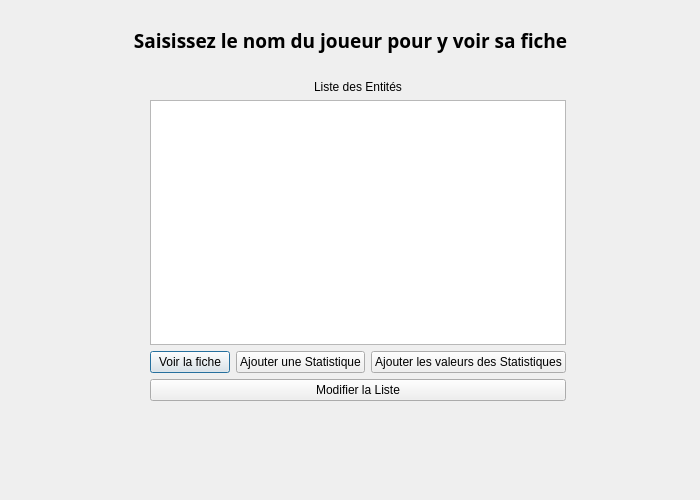
<?xml version="1.0" encoding="UTF-8"?>
<ui version="4.0">
 <class>seeSheets</class>
 <widget class="QDialog" name="seeSheets">
  <property name="geometry">
   <rect>
    <x>0</x>
    <y>0</y>
    <width>700</width>
    <height>500</height>
   </rect>
  </property>
  <property name="windowTitle">
   <string>Fiche de Joueur</string>
  </property>
  <widget class="QLabel" name="label">
   <property name="geometry">
    <rect>
     <x>0</x>
     <y>20</y>
     <width>701</width>
     <height>41</height>
    </rect>
   </property>
   <property name="font">
    <font>
     <family>Arial Black</family>
     <pointsize>14</pointsize>
     <bold>true</bold>
    </font>
   </property>
   <property name="text">
    <string>Saisissez le nom du joueur pour y voir sa fiche</string>
   </property>
   <property name="alignment">
    <set>Qt::AlignCenter</set>
   </property>
  </widget>
  <widget class="QWidget" name="layoutWidget">
   <property name="geometry">
    <rect>
     <x>150</x>
     <y>80</y>
     <width>416</width>
     <height>321</height>
    </rect>
   </property>
   <layout class="QVBoxLayout" name="verticalLayout_10">
    <item>
     <layout class="QVBoxLayout" name="verticalLayout_9">
      <item>
       <widget class="QLabel" name="label_5">
        <property name="text">
         <string>Liste des Entités</string>
        </property>
        <property name="alignment">
         <set>Qt::AlignCenter</set>
        </property>
       </widget>
      </item>
      <item>
       <layout class="QVBoxLayout" name="verticalLayout_8">
        <item>
         <layout class="QVBoxLayout" name="verticalLayout">
          <item>
           <widget class="QListWidget" name="listPlayer"/>
          </item>
         </layout>
        </item>
        <item>
         <layout class="QHBoxLayout" name="horizontalLayout">
          <item>
           <widget class="QPushButton" name="pushButton">
            <property name="text">
             <string>Voir la fiche</string>
            </property>
           </widget>
          </item>
          <item>
           <widget class="QPushButton" name="pushButton_2">
            <property name="text">
             <string>Ajouter une Statistique</string>
            </property>
           </widget>
          </item>
          <item>
           <widget class="QPushButton" name="pushButton_4">
            <property name="text">
             <string>Ajouter les valeurs des Statistiques</string>
            </property>
           </widget>
          </item>
         </layout>
        </item>
       </layout>
      </item>
     </layout>
    </item>
    <item>
     <widget class="QPushButton" name="pushButton_3">
      <property name="text">
       <string>Modifier la Liste</string>
      </property>
     </widget>
    </item>
   </layout>
  </widget>
 </widget>
 <resources/>
 <connections/>
</ui>
